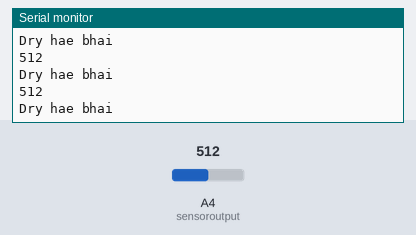
Bench run of a sketch on a simulated Arduino Uno, built with avr-gcc and run on an emulated ATmega328P. Shown: the last lines printed to the serial monitor. The test bench sets the inputs (shaded band); at power-on: A4 (sensoroutput) = 512.

Above: at 1.2 s.
1.3 s: A4 (sensoroutput) set to 106
At 1.8 s:
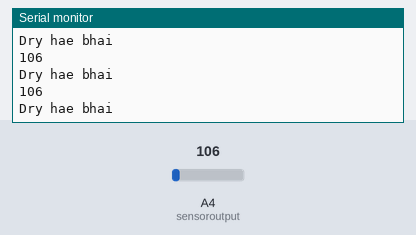
4.3 s: A4 (sensoroutput) set to 89
At 5.7 s:
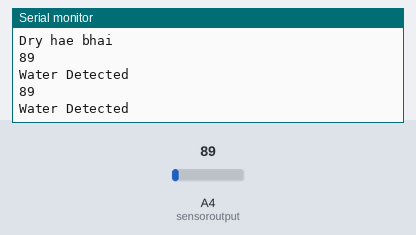
Timing chart, 0 to 7.3 s (numbered marks = the images above; inputs shaded):
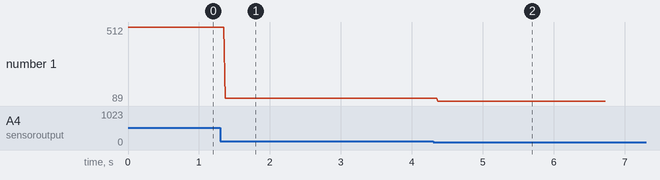

The sketch:

PEZIO.ino
```cpp
int sensoroutput = 4;

int THRESHOLD = 100;
void setup()
{
Serial.begin(9600);
}
void loop()
{
int value = analogRead(sensoroutput);
Serial.println(value);
if (value <= THRESHOLD)
{
Serial.println("Water Detected");
delay(800); // to make the LED visible
}
else
Serial.println("Dry hae bhai ");
}
```

Measured:
- the behaviour switches between 101 and 100 on A4 (sensoroutput) (found by bisection; images 1 and 2)
- after the input at 1.3 s, the serial monitor: prints a new line after 0.07 s (image 1)
- after the input at 4.3 s, the serial monitor: prints a new line after 0.07 s (image 2)
- plotted number 1: 512 → 106 after the input at 1.3 s, 106 → 89 after the input at 4.3 s
